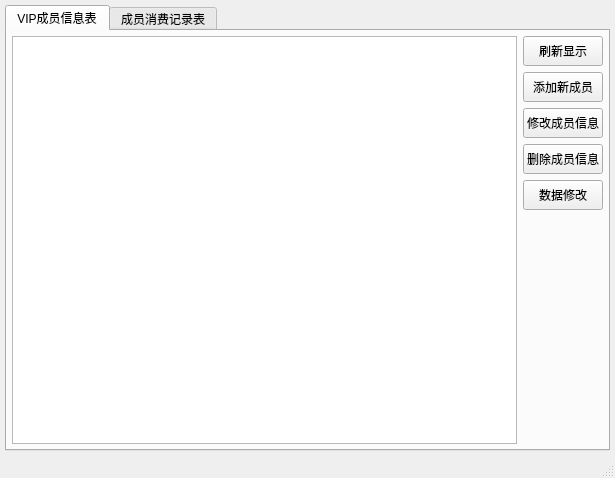
<?xml version="1.0" encoding="UTF-8"?>
<ui version="4.0">
 <class>QVIPSystemClass</class>
 <widget class="QMainWindow" name="QVIPSystemClass">
  <property name="geometry">
   <rect>
    <x>0</x>
    <y>0</y>
    <width>615</width>
    <height>478</height>
   </rect>
  </property>
  <property name="windowTitle">
   <string>QVIPSystem</string>
  </property>
  <widget class="QWidget" name="centralWidget">
   <layout class="QGridLayout" name="gridLayout">
    <property name="leftMargin">
     <number>5</number>
    </property>
    <property name="topMargin">
     <number>5</number>
    </property>
    <property name="rightMargin">
     <number>5</number>
    </property>
    <property name="bottomMargin">
     <number>5</number>
    </property>
    <item row="2" column="0">
     <widget class="QTabWidget" name="tabWidget">
      <property name="currentIndex">
       <number>0</number>
      </property>
      <widget class="QWidget" name="tab">
       <attribute name="title">
        <string>VIP成员信息表</string>
       </attribute>
       <layout class="QGridLayout" name="gridLayout_2">
        <property name="leftMargin">
         <number>5</number>
        </property>
        <property name="topMargin">
         <number>5</number>
        </property>
        <property name="rightMargin">
         <number>5</number>
        </property>
        <property name="bottomMargin">
         <number>5</number>
        </property>
        <item row="5" column="1">
         <spacer name="verticalSpacer">
          <property name="orientation">
           <enum>Qt::Vertical</enum>
          </property>
          <property name="sizeHint" stdset="0">
           <size>
            <width>20</width>
            <height>40</height>
           </size>
          </property>
         </spacer>
        </item>
        <item row="3" column="1">
         <widget class="QPushButton" name="m_pbDel">
          <property name="minimumSize">
           <size>
            <width>0</width>
            <height>30</height>
           </size>
          </property>
          <property name="text">
           <string>删除成员信息</string>
          </property>
         </widget>
        </item>
        <item row="2" column="1">
         <widget class="QPushButton" name="m_pbModify">
          <property name="minimumSize">
           <size>
            <width>0</width>
            <height>30</height>
           </size>
          </property>
          <property name="text">
           <string>修改成员信息</string>
          </property>
         </widget>
        </item>
        <item row="0" column="1">
         <widget class="QPushButton" name="pushButton">
          <property name="minimumSize">
           <size>
            <width>0</width>
            <height>30</height>
           </size>
          </property>
          <property name="text">
           <string>刷新显示</string>
          </property>
         </widget>
        </item>
        <item row="0" column="0" rowspan="6">
         <widget class="QTableView" name="tableView"/>
        </item>
        <item row="1" column="1">
         <widget class="QPushButton" name="m_pbAdd">
          <property name="minimumSize">
           <size>
            <width>0</width>
            <height>30</height>
           </size>
          </property>
          <property name="text">
           <string>添加新成员</string>
          </property>
         </widget>
        </item>
        <item row="4" column="1">
         <widget class="QPushButton" name="m_pbMod">
          <property name="minimumSize">
           <size>
            <width>0</width>
            <height>30</height>
           </size>
          </property>
          <property name="text">
           <string>数据修改</string>
          </property>
         </widget>
        </item>
       </layout>
      </widget>
      <widget class="QWidget" name="tab_2">
       <attribute name="title">
        <string>成员消费记录表</string>
       </attribute>
       <layout class="QGridLayout" name="gridLayout_3">
        <item row="0" column="1">
         <widget class="QPushButton" name="pushButton_2">
          <property name="minimumSize">
           <size>
            <width>0</width>
            <height>30</height>
           </size>
          </property>
          <property name="text">
           <string>添加消费记录</string>
          </property>
         </widget>
        </item>
        <item row="1" column="1">
         <widget class="QPushButton" name="pushButton_3">
          <property name="minimumSize">
           <size>
            <width>0</width>
            <height>30</height>
           </size>
          </property>
          <property name="text">
           <string>删除消费记录</string>
          </property>
         </widget>
        </item>
        <item row="2" column="1">
         <spacer name="verticalSpacer_2">
          <property name="orientation">
           <enum>Qt::Vertical</enum>
          </property>
          <property name="sizeHint" stdset="0">
           <size>
            <width>20</width>
            <height>40</height>
           </size>
          </property>
         </spacer>
        </item>
        <item row="0" column="0" rowspan="3">
         <widget class="QTableView" name="tableView_2"/>
        </item>
       </layout>
      </widget>
     </widget>
    </item>
   </layout>
  </widget>
  <widget class="QStatusBar" name="statusBar"/>
  <action name="AddVIPMember_action">
   <property name="icon">
    <iconset resource="QVIPSystem.qrc">
     <normaloff>:/memu/Resources/ToolBarpic/messenger.png</normaloff>:/memu/Resources/ToolBarpic/messenger.png</iconset>
   </property>
   <property name="text">
    <string>信息录入</string>
   </property>
  </action>
 </widget>
 <layoutdefault spacing="6" margin="11"/>
 <resources>
  <include location="QVIPSystem.qrc"/>
 </resources>
 <connections/>
</ui>
